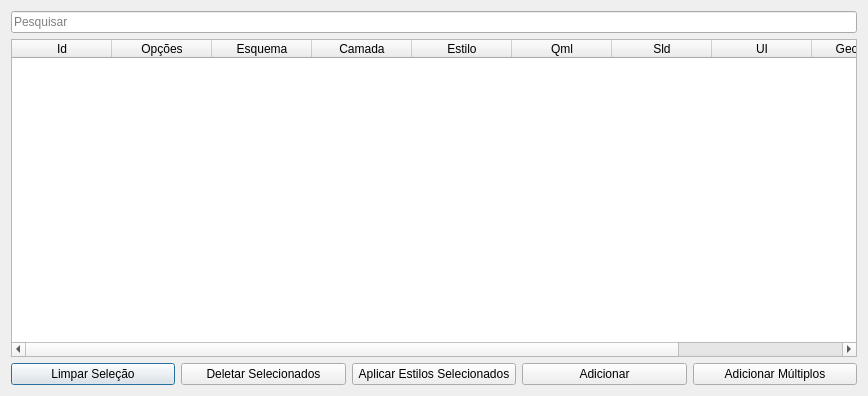
<?xml version="1.0" encoding="UTF-8"?>
<ui version="4.0">
 <class>Dialog</class>
 <widget class="QDialog" name="Dialog">
  <property name="geometry">
   <rect>
    <x>0</x>
    <y>0</y>
    <width>868</width>
    <height>396</height>
   </rect>
  </property>
  <property name="windowTitle">
   <string>Gerenciador de Estilos</string>
  </property>
  <layout class="QGridLayout" name="gridLayout">
   <item row="0" column="0">
    <widget class="QLineEdit" name="searchLe">
     <property name="placeholderText">
      <string>Pesquisar</string>
     </property>
    </widget>
   </item>
   <item row="1" column="0">
    <widget class="QTableWidget" name="tableWidget">
     <column>
      <property name="text">
       <string>Id</string>
      </property>
     </column>
     <column>
      <property name="text">
       <string>Opções</string>
      </property>
     </column>
     <column>
      <property name="text">
       <string>Esquema</string>
      </property>
     </column>
     <column>
      <property name="text">
       <string>Camada</string>
      </property>
     </column>
     <column>
      <property name="text">
       <string>Estilo</string>
      </property>
     </column>
     <column>
      <property name="text">
       <string>Qml</string>
      </property>
     </column>
     <column>
      <property name="text">
       <string>Sld</string>
      </property>
     </column>
     <column>
      <property name="text">
       <string>UI</string>
      </property>
     </column>
     <column>
      <property name="text">
       <string>Geometry</string>
      </property>
     </column>
     <column>
      <property name="text">
       <string>Grupo Estilo Id</string>
      </property>
     </column>
    </widget>
   </item>
   <item row="2" column="0">
    <layout class="QHBoxLayout" name="horizontalLayout">
     <item>
      <widget class="QPushButton" name="clearSelectionBtn">
       <property name="text">
        <string>Limpar Seleção</string>
       </property>
      </widget>
     </item>
     <item>
      <widget class="QPushButton" name="delBtn">
       <property name="text">
        <string>Deletar Selecionados</string>
       </property>
      </widget>
     </item>
     <item>
      <widget class="QPushButton" name="loadBtn">
       <property name="text">
        <string>Aplicar Estilos Selecionados</string>
       </property>
      </widget>
     </item>
     <item>
      <widget class="QPushButton" name="addFormBtn">
       <property name="text">
        <string>Adicionar</string>
       </property>
      </widget>
     </item>
     <item>
      <widget class="QPushButton" name="addLotFormBtn">
       <property name="text">
        <string>Adicionar Múltiplos</string>
       </property>
      </widget>
     </item>
    </layout>
   </item>
  </layout>
 </widget>
 <resources/>
 <connections/>
</ui>
